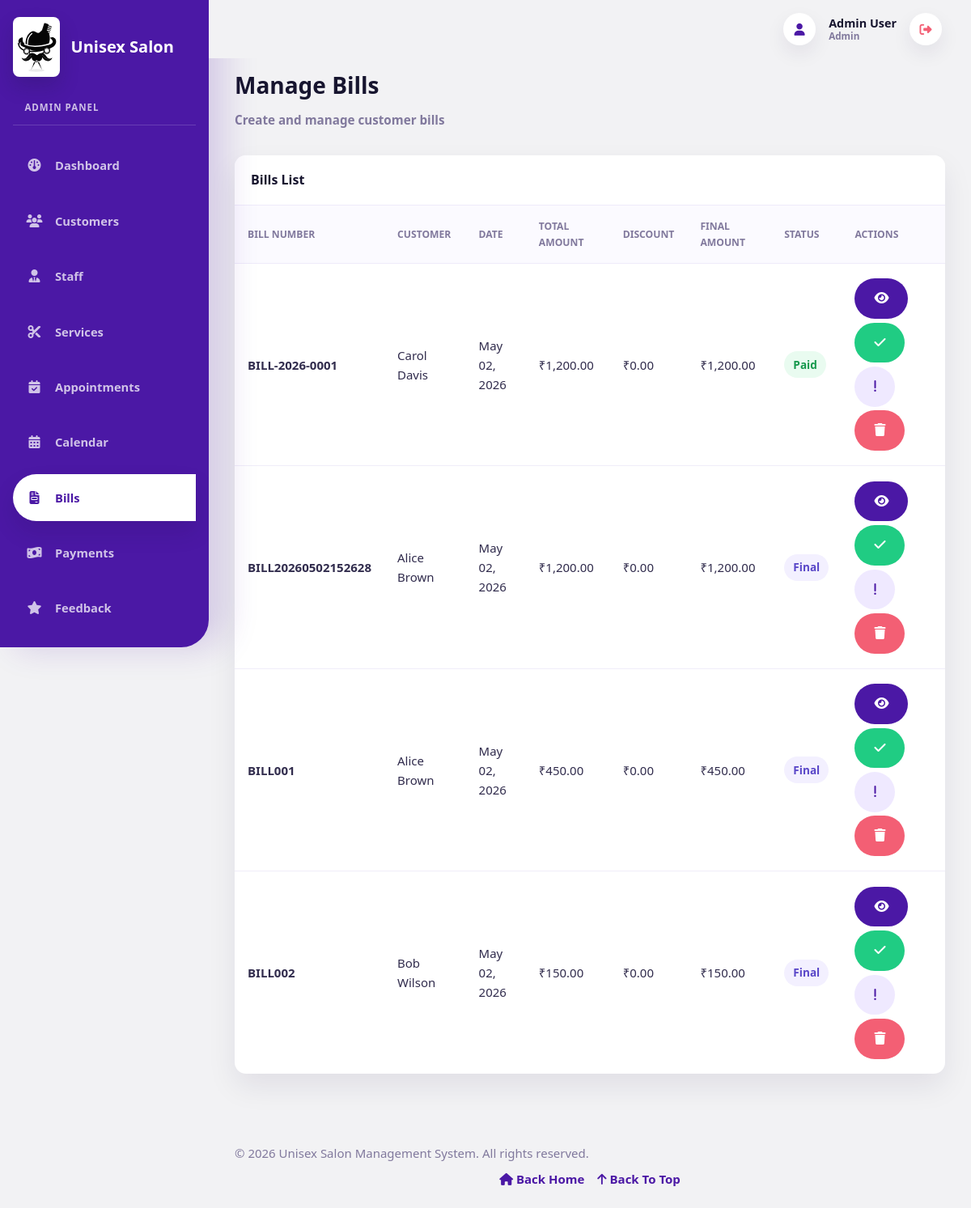
The app's page /admin/bills.php (signed in) with its own data.
### tables this page shows
CREATE TABLE `bills` (
  `id` int NOT NULL AUTO_INCREMENT,
  `appointment_id` int DEFAULT NULL,
  `customer_id` int NOT NULL,
  `bill_number` varchar(20) DEFAULT NULL,
  `bill_date` date NOT NULL,
  `total_amount` decimal(10,2) NOT NULL,
  `discount` decimal(10,2) DEFAULT '0.00',
  `final_amount` decimal(10,2) NOT NULL,
  `status` enum('draft','final','pending','paid','cancelled') DEFAULT 'pending',
  `notes` text,
  `created_at` timestamp NULL DEFAULT CURRENT_TIMESTAMP,
  `updated_at` timestamp NULL DEFAULT CURRENT_TIMESTAMP ON UPDATE CURRENT_TIMESTAMP,
  PRIMARY KEY (`id`),
  UNIQUE KEY `bill_number` (`bill_number`),
  KEY `appointment_id` (`appointment_id`),
  KEY `idx_customer` (`customer_id`),
  KEY `idx_date` (`bill_date`),
  CONSTRAINT `bills_ibfk_1` FOREIGN KEY (`appointment_id`) REFERENCES `appointments` (`id`) ON DELETE SET NULL,
  CONSTRAINT `bills_ibfk_2` FOREIGN KEY (`customer_id`) REFERENCES `customers` (`id`) ON DELETE CASCADE
);

CREATE TABLE `customers` (
  `id` int NOT NULL AUTO_INCREMENT,
  `name` varchar(100) NOT NULL,
  `email` varchar(100) NOT NULL,
  `password` varchar(255) NOT NULL,
  `phone` varchar(15) DEFAULT NULL,
  `gender` enum('Male','Female','Other') DEFAULT NULL,
  `date_of_birth` date DEFAULT NULL,
  `address` text,
  `last_login` timestamp NULL DEFAULT NULL,
  `city` varchar(50) DEFAULT NULL,
  `profile_image` varchar(255) DEFAULT NULL,
  `status` enum('active','inactive') DEFAULT 'active',
  `created_at` timestamp NULL DEFAULT CURRENT_TIMESTAMP,
  `updated_at` timestamp NULL DEFAULT CURRENT_TIMESTAMP ON UPDATE CURRENT_TIMESTAMP,
  PRIMARY KEY (`id`),
  UNIQUE KEY `email` (`email`),
  UNIQUE KEY `phone` (`phone`)
);

### config/db.php (called while the page is built, shortened)
<?php
$conn = new mysqli(DB_HOST, DB_USER, DB_PASSWORD, DB_NAME);
$conn->set_charset("utf8");
function fetchAll($query) {
    global $conn;
    $result = $conn->query($query);
    return $result->fetch_all(MYSQLI_ASSOC);
}
function formatCurrency($amount) {
    return '₹' . number_format((float)$amount, 2);
}
function statusLabel($status) {
    return ucwords(str_replace('-', ' ', (string)$status));
}
function badgeClass($status) {
    switch ($status) {
        case 'completed':
        case 'paid':
            return 'badge-success';
        default:
            return 'badge-primary';
    }
}
function formatDate($date) {
    return date('M d, Y', strtotime($date));
}
?>

### admin/bills.php (the view, shortened to what this page needs)
<?php
require_once '../config/db.php';
$bills = fetchAll("
    SELECT b.*, c.name as customer_name, a.appointment_date
    FROM bills b
    JOIN customers c ON b.customer_id = c.id
    LEFT JOIN appointments a ON b.appointment_id = a.id
    ORDER BY b.created_at DESC
");
?>
<!DOCTYPE html>
<html lang="en">
<head>
    <link rel="stylesheet" href="<?php echo BASE_URL; ?>assets/css/style.css">
</head>
<body>
    <?php include '../includes/header.php'; ?>
    <?php include '../includes/sidebar.php'; ?>
    <div class="main-content">
        <div class="page-header">
            <h1>Manage Bills</h1>
            <p>Create and manage customer bills</p>
        </div>
        <div class="table-container" style="margin-top: 2rem;">
            <div class="table-header">
                <h2>Bills List</h2>
            </div>
            <table>
                <thead>
                    <tr>
                        <th>Bill Number</th>
                        <th>Customer</th>
                        <th>Date</th>
                        <th>Total Amount</th>
                        <th>Discount</th>
                        <th>Final Amount</th>
                        <th>Status</th>
                        <th>Actions</th>
                    </tr>
                </thead>
                <tbody>
                    <?php if ($bills): ?>
                        <?php foreach ($bills as $bill): ?>
                            <tr>
                                <td><strong><?php echo htmlspecialchars($bill['bill_number']); ?></strong></td>
                                <td><?php echo htmlspecialchars($bill['customer_name']); ?></td>
                                <td><?php echo formatDate($bill['bill_date']); ?></td>
                                <td><?php echo formatCurrency($bill['total_amount']); ?></td>
                                <td><?php echo formatCurrency($bill['discount']); ?></td>
                                <td><?php echo formatCurrency($bill['final_amount']); ?></td>
                                <td><span class="badge <?php echo badgeClass($bill['status']); ?>"><?php echo statusLabel($bill['status']); ?></span></td>
                                <td>
                                    <a href="<?php echo BASE_URL; ?>admin/view_bill.php?id=<?php echo $bill['id']; ?>" class="btn btn-primary btn-sm"><i class="fa-solid fa-eye"></i></a>
                                    <a href="<?php echo BASE_URL; ?>admin/bills.php?id=<?php echo $bill['id']; ?>&payment_status=paid" class="btn btn-success btn-sm"><i class="fa-solid fa-check"></i></a>
                                    <a href="<?php echo BASE_URL; ?>admin/bills.php?id=<?php echo $bill['id']; ?>&payment_status=pending" class="btn btn-secondary btn-sm"><i class="fa-solid fa-exclamation"></i></a>
                                    <a href="<?php echo BASE_URL; ?>admin/bills.php?delete_id=<?php echo $bill['id']; ?>" class="btn btn-danger btn-sm" onclick="return confirm('Are you sure?')"><i class="fa-solid fa-trash"></i></a>
                                </td>
                            </tr>
                        <?php endforeach; ?>
                    <?php else: ?>
                        <tr>
                            <td colspan="8" class="text-center">No bills found</td>
                        </tr>
                    <?php endif; ?>
                </tbody>
            </table>
        </div>
    </div>
    <?php include '../includes/footer.php'; ?>
</body>
</html>

### records on screen
bills: bill_number "BILL-2026-0001", customer.name "Carol Davis", bill_date "May 02, 2026", total_amount "₹1,200.00", discount "₹0.00", final_amount "₹1,200.00", status "Paid"
bills: bill_number "BILL20260502152628", customer.name "Alice Brown", bill_date "May 02, 2026", total_amount "₹1,200.00", discount "₹0.00", final_amount "₹1,200.00", status "Final"
bills: bill_number "BILL001", customer.name "Alice Brown", bill_date "May 02, 2026", total_amount "₹450.00", discount "₹0.00", final_amount "₹450.00", status "Final"
bills: bill_number "BILL002", customer.name "Bob Wilson", bill_date "May 02, 2026", total_amount "₹150.00", discount "₹0.00", final_amount "₹150.00", status "Final"

### other values on screen
$_SESSION['name'] "Admin User"
$_SESSION['role'] "Admin"
